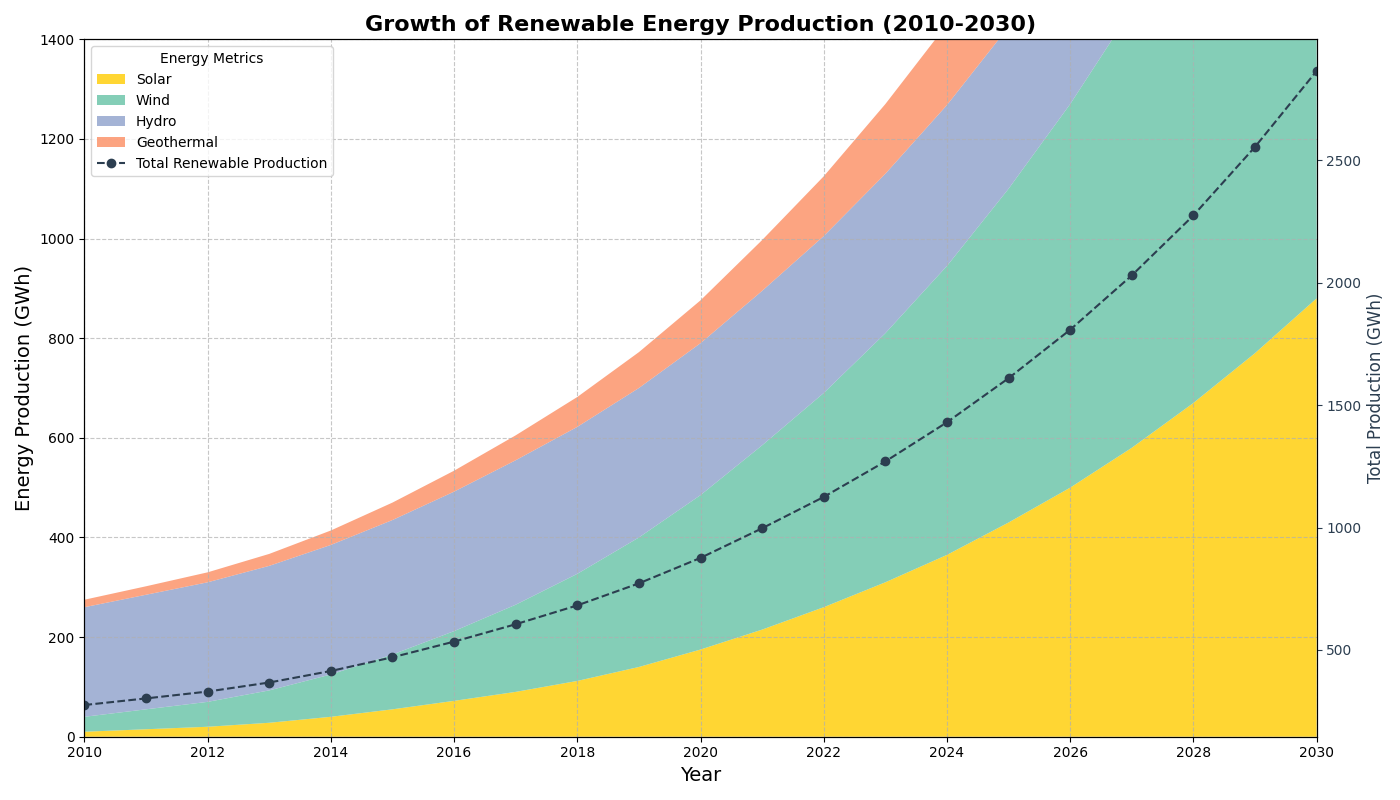

Recreate this plot in Python.
import matplotlib.pyplot as plt
import numpy as np

# Backstory: Tracking the Rise of Renewable Energy Sources Over Time
# The chart illustrates how different renewable energy sources (solar, wind, hydro, geothermal) have grown from 2010 to 2030.

# Define the years
years = np.arange(2010, 2031)

# Data representing GWh production for each renewable energy source over the years
solar_energy = [10, 15, 20, 28, 40, 55, 72, 90, 112, 140, 175, 215, 260, 310, 365, 430, 500, 580, 670, 770, 880]
wind_energy = [30, 40, 50, 65, 85, 110, 140, 175, 215, 260, 310, 370, 430, 500, 580, 670, 770, 880, 1000, 1140, 1300]
hydro_energy = [220, 230, 240, 250, 260, 270, 280, 290, 295, 300, 305, 310, 315, 320, 323, 325, 328, 330, 335, 340, 345]
geothermal_energy = [15, 17, 20, 24, 29, 35, 42, 50, 60, 72, 86, 102, 120, 140, 162, 185, 210, 240, 270, 305, 340]

# Stack the data for area plotting
data = np.array([solar_energy, wind_energy, hydro_energy, geothermal_energy])

# Create the stacked area chart
fig, ax = plt.subplots(figsize=(14, 8))
ax.stackplot(years, data, labels=['Solar', 'Wind', 'Hydro', 'Geothermal'],
             colors=['#ffcc00', '#66c2a5', '#8da0cb', '#fc8d62'], alpha=0.8)

# Title and axis labels
ax.set_title('Growth of Renewable Energy Production (2010-2030)', fontsize=16, fontweight='bold')
ax.set_xlabel('Year', fontsize=14)
ax.set_ylabel('Energy Production (GWh)', fontsize=14)

# Add legend
ax.legend(title='Energy Source', loc='upper left', fontsize=12)

# Configure x and y ticks
ax.set_xticks(np.arange(2010, 2031, 2))
ax.set_yticks(np.arange(0, 1401, 200))
ax.set_xlim(2010, 2030)
ax.set_ylim(0, 1400)

# Add gridlines for better readability
ax.grid(True, linestyle='--', alpha=0.7)

# Add a secondary line plot indicating the total renewable energy production
total_production = np.sum(data, axis=0)
ax2 = ax.twinx()
ax2.plot(years, total_production, 'o--', color='#2c3e50', label='Total Renewable Production')
ax2.set_ylabel('Total Production (GWh)', fontsize=12, color='#2c3e50')
ax2.tick_params(axis='y', colors='#2c3e50')

# Consolidate legends
lines, labels = ax.get_legend_handles_labels()
lines2, labels2 = ax2.get_legend_handles_labels()
ax.legend(lines + lines2, labels + labels2, loc='upper left', title='Energy Metrics')

# Enhance layout to avoid overlapping elements
plt.tight_layout()

# Show plot
plt.show()
